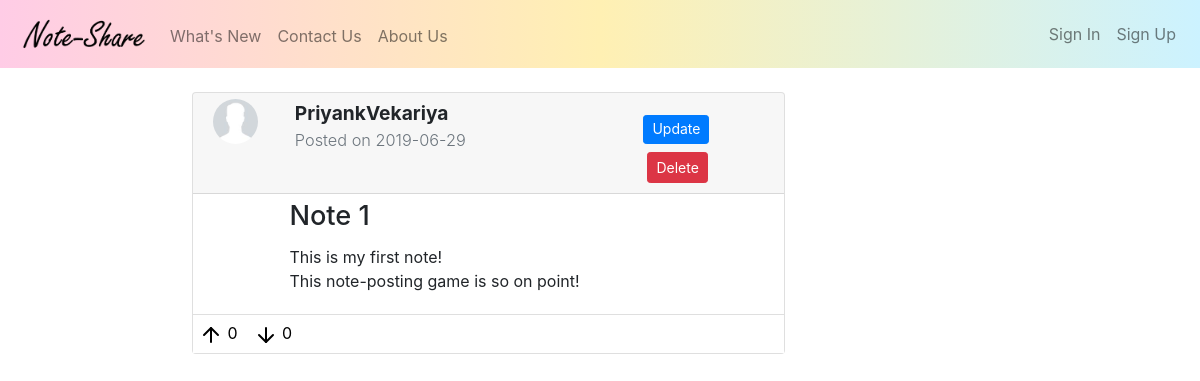
/note/2, run on an earlier commit of the app's database.
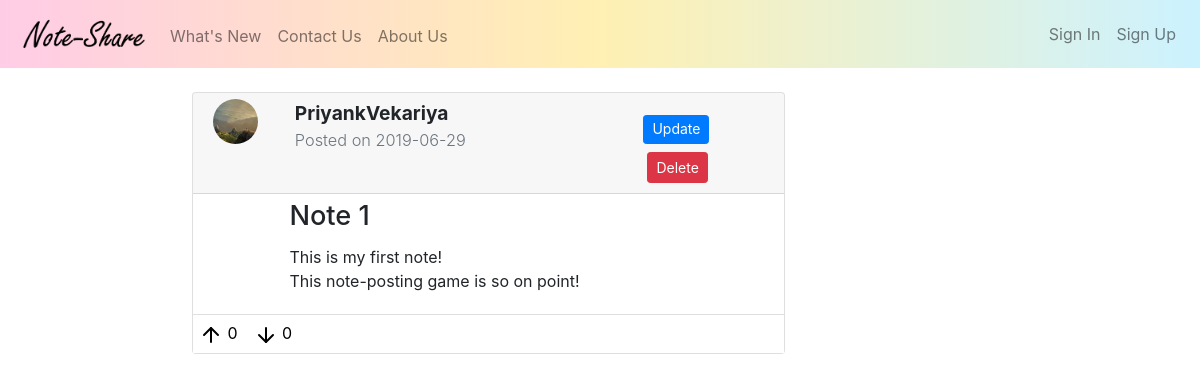
And on a later commit of the database.
### noteshare/models.py (models this page shows, shortened)
class User(db.Model, UserMixin):
    id = db.Column(db.Integer, primary_key=True)
    username = db.Column(db.String(20), unique=True, nullable=False)
    email = db.Column(db.String(100), unique=True, nullable=False)
    image_file = db.Column(db.String(20), nullable=False, default='default.jpg')
    password = db.Column(db.String(50), nullable=False)
    notes = db.relationship('Note', backref='author', lazy=True)

### noteshare/notes/routes.py (the view)
@notes.route('/note/<int:note_id>')
def note(note_id):
    note = Note.query.get_or_404(note_id)
    return render_template('note.html', title=note.title, note=note)

### noteshare/templates/note.html (shortened to what this page needs)
{% extends "layout.html" %}
{% block content %}
    <div class="col-md-8 col-pl-16">
        <div class="card mb-md-2">
            <div class="card-header card-custom-header">
                <div class="row">
                    <div class="col-md-2 pr-md-0">
                        <div class="note-header">
                            <img class="rounded-circle note-author-img" src="{{ url_for('static', filename='Profile-pictures/' + note.author.image_file) }}" alt="Author's Profile-photo">
                        </div>
                    </div>
                    <div class="col-md-6 pl-md-0">
                        <div class="note-header">
                            <strong>{{ note.author.username }}</strong><br/>
                            <div  class="text-muted" style="font-size: 85%;">
                                Posted on {{ note.date_posted.strftime('%Y-%m-%d') }}
                            </div>
                        </div>
                    </div>
                    <div class="col-md-4" style="margin-top: 2%; padding-left: 10%;">
                        <a class="btn btn-primary btn-sm mt-1 mb-1 action-btns" href="{{ url_for('notes.update_note', note_id=note.id) }}">Update</a>
                        <button type="button" class="btn btn-danger btn-sm m-1" data-toggle="modal" data-target="#deleteModal">Delete</button>
                    </div>
                </div>
            </div>
            <div class="card-body">
                <div class="row">
                    <div class="col-md-2 pr-md-0"></div>
                    <div class="col-md-10 pl-md-0">
                        <h5 class="card-title note-title">{{ note.title }}</h5>
                        <p style="white-space: pre-line;">{{ note.content }}</p>
                    </div>
                </div>
            </div>
            <div class="card-header note-action">
                <a class="note-action-btn" href="{{ url_for('notes.up_note', note_id=note.id, from_page=url_for('notes.note', note_id=note.id)) }}"><img src="{{ url_for('static', filename='Icons/arrow-up.svg') }}" alt="Like"> {{ note.ups }} </a>
                <a class="note-action-btn" href="{{ url_for('notes.down_note', note_id=note.id, from_page=url_for('notes.note', note_id=note.id)) }}"><img src="{{ url_for('static', filename='Icons/arrow-down.svg') }}" alt="Dislike"> {{ note.downs }} </a>
            </div>
        </div>
    </div>
{% endblock content %}

What changed in the data, as far as the page shows it:
changed User "PriyankVekariya": image_file: picture added in place of a placeholder
